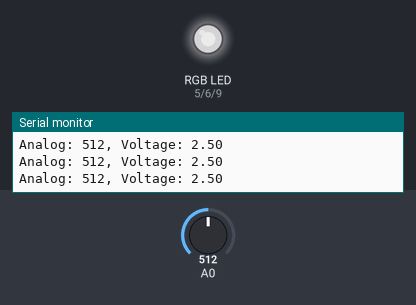
Simulated run of this sketch. Board: Arduino Uno, built with avr-gcc and run on an emulated ATmega328P. Parts: an RGB LED mixed from three pins (HIGH = lit), the last lines printed to the serial monitor. The inputs (shaded band) are chosen by the test bench; at power-on: A0 = 512. Dim RGB values are drawn brighter than linear.

Above: at 1.2 s.
1.3 s: A0 set to 107
At 2.5 s:
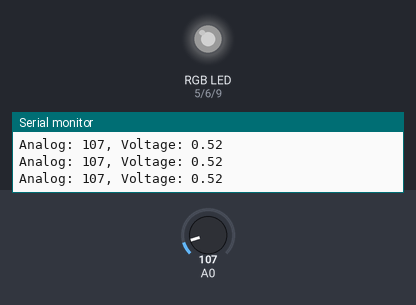
2.8 s: A0 set to 95
At 4.0 s:
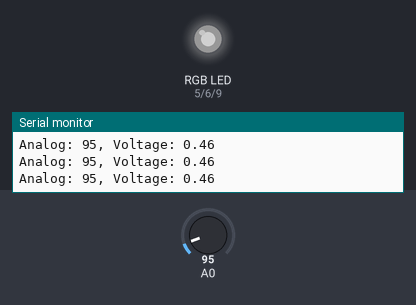
4.3 s: A0 set to 716
At 4.9 s:
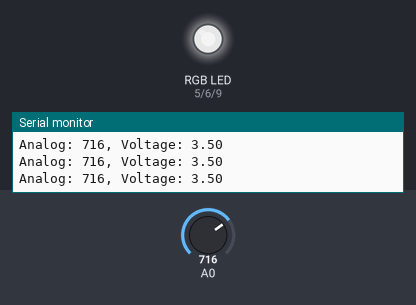
5.8 s: A0 set to 987
At 6.5 s:
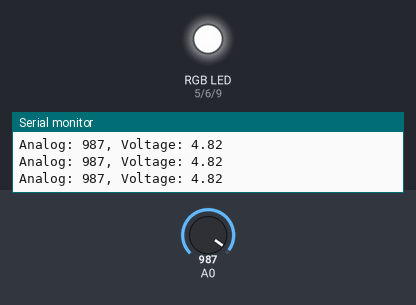
7.3 s: A0 set to 1007
At 8.4 s:
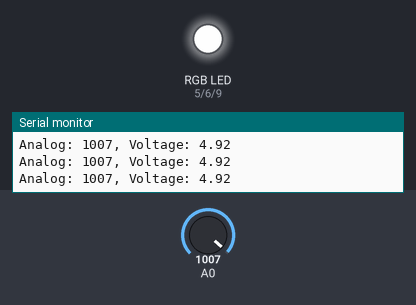
10.3 s: A0 set to 0
At 11.1 s:
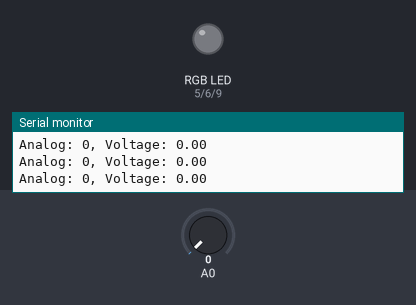
Timing chart, 0 to 12.8 s (numbered marks = the images above; inputs shaded):
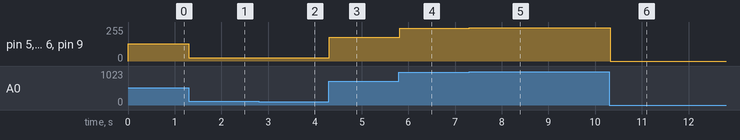

Measured:
- after the input at 1.3 s, pin 5 (PIN_RED), pin 6 (PIN_GREEN), pin 9 (PIN_BLUE): 128/255 → 26/255 at once
- after the input at 2.8 s, pin 5 (PIN_RED), pin 6 (PIN_GREEN), pin 9 (PIN_BLUE): 26/255 → 23/255 at once
- after the input at 4.3 s, pin 5 (PIN_RED), pin 6 (PIN_GREEN), pin 9 (PIN_BLUE): 23/255 → 179/255 at once
- after the input at 5.8 s, pin 5 (PIN_RED), pin 6 (PIN_GREEN), pin 9 (PIN_BLUE): 179/255 → 246/255 at once
- after the input at 7.3 s, pin 5 (PIN_RED), pin 6 (PIN_GREEN), pin 9 (PIN_BLUE): 246/255 → 251/255 at once
- after the input at 10.3 s, pin 5 (PIN_RED), pin 6 (PIN_GREEN), pin 9 (PIN_BLUE): 251/255 → 0/255 at once

The sketch:

controlled_rgb.ino
```cpp
float floatMap(float x, float in_min, float in_max, float out_min, float out_max) {
  return (x - in_min) * (out_max - out_min) / (in_max - in_min) + out_min;
}


const int PIN_RED   = 5;
const int PIN_GREEN = 6;
const int PIN_BLUE  = 9;

// the setup routine runs once when you press reset:
void setup() {
  pinMode(PIN_RED,   OUTPUT);
  pinMode(PIN_GREEN, OUTPUT);
  pinMode(PIN_BLUE,  OUTPUT);

  // initialize serial communication at 9600 bits per second:
  Serial.begin(9600);
}

// the loop routine runs over and over again forever:
void loop() {
  // read the input on analog pin A0:
  int analogValue = analogRead(A0);
  // Rescale to potentiometer's voltage (from 0V to 5V):
  float voltage = floatMap(analogValue, 0, 1023, 0, 5);

  analogWrite(PIN_RED,   analogValue/4);
  analogWrite(PIN_GREEN, analogValue/4);
  analogWrite(PIN_BLUE,  analogValue/4);

  // print out the value you read:
  Serial.print("Analog: ");
  Serial.print(analogValue);
  Serial.print(", Voltage: ");
  Serial.println(voltage);
}
```
